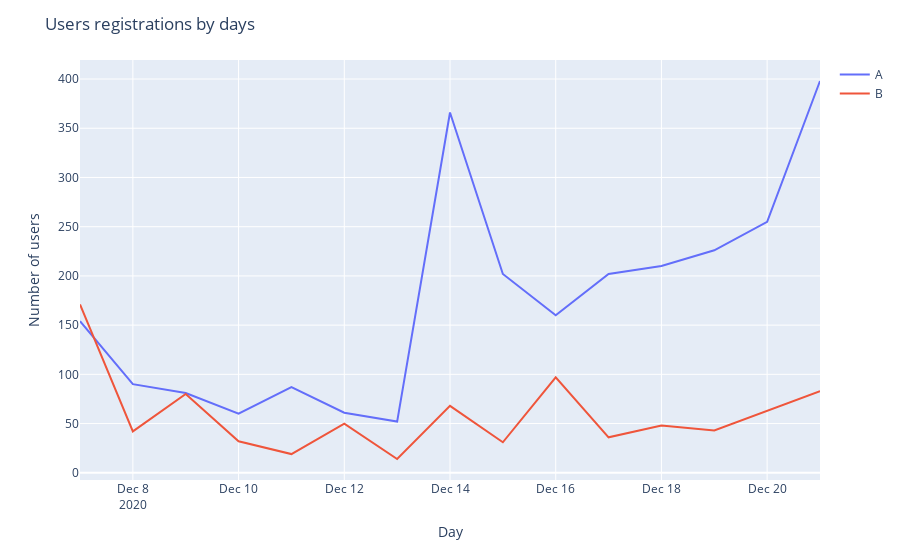

Here is the notebook cell this chart was saved with:
### Markdown cell above
Построим распределение кол-ва регистраций пользователей по дням в двух группах

### Code cell
fig = px.line(pd.pivot_table(df, 
                             index='group', 
                             columns='first_date', 
                             values='user_id', 
                             aggfunc='nunique').T)

fig.update_layout(title='Users registrations by days',
                  xaxis_title='Day',
                  yaxis_title='Number of users',
                  legend_title=None)

### Figure 1 — Plotly figure (JSON) as saved in the notebook; plotly's stock layout.template omitted (floating-point values rounded to 4 significant figures)
{"data": [{"hovertemplate": "group=A<br>first_date=%{x}<br>value=%{y}<extra></extra>", "legendgroup": "A", "line": {"color": "#636efa", "dash": "solid"}, "marker": {"symbol": "circle"}, "mode": "lines", "name": "A", "orientation": "v", "showlegend": true, "type": "scatter", "x": ["2020-12-07T00:00:00", "2020-12-08T00:00:00", "2020-12-09T00:00:00", "2020-12-10T00:00:00", "2020-12-11T00:00:00", "2020-12-12T00:00:00", "2020-12-13T00:00:00", "2020-12-14T00:00:00", "2020-12-15T00:00:00", "2020-12-16T00:00:00", "2020-12-17T00:00:00", "2020-12-18T00:00:00", "2020-12-19T00:00:00", "2020-12-20T00:00:00", "2020-12-21T00:00:00"], "xaxis": "x", "y": [154, 90, 81, 60, 87, 61, 52, 366, 202, 160, 202, 210, 226, 255, 398], "yaxis": "y"}, {"hovertemplate": "group=B<br>first_date=%{x}<br>value=%{y}<extra></extra>", "legendgroup": "B", "line": {"color": "#EF553B", "dash": "solid"}, "marker": {"symbol": "circle"}, "mode": "lines", "name": "B", "orientation": "v", "showlegend": true, "type": "scatter", "x": ["2020-12-07T00:00:00", "2020-12-08T00:00:00", "2020-12-09T00:00:00", "2020-12-10T00:00:00", "2020-12-11T00:00:00", "2020-12-12T00:00:00", "2020-12-13T00:00:00", "2020-12-14T00:00:00", "2020-12-15T00:00:00", "2020-12-16T00:00:00", "2020-12-17T00:00:00", "2020-12-18T00:00:00", "2020-12-19T00:00:00", "2020-12-20T00:00:00", "2020-12-21T00:00:00"], "xaxis": "x", "y": [171, 42, 80, 32, 19, 50, 14, 68, 31, 97, 36, 48, 43, 63, 83], "yaxis": "y"}], "layout": {"legend": {"title": {}, "tracegroupgap": 0}, "margin": {"t": 60}, "title": {"text": "Users registrations by days"}, "xaxis": {"anchor": "y", "domain": [0, 1], "title": {"text": "Day"}}, "yaxis": {"anchor": "x", "domain": [0, 1], "title": {"text": "Number of users"}}}}
